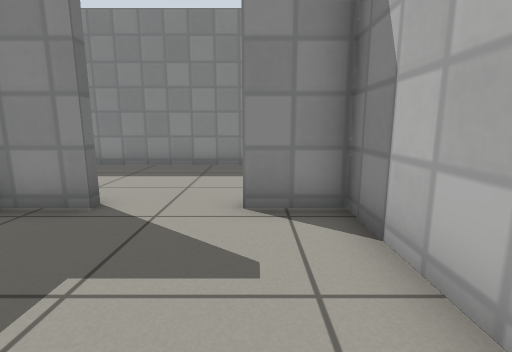
view 1 (above)

19 first-person views from a walk through a world built for the Gazebo simulator. The camera is 0.66 m above the floor, tilts 10° down and sees 85° across. The floor is counted in squares, 0.5 m on a side. Each view is taken from the middle of a square. On the plan, view 1 faces up. The plan holds only what a view shows up to about 13 squares ahead; the rest is blank. Simple patterns stand in for the simulator's built-in surfaces.

view 2
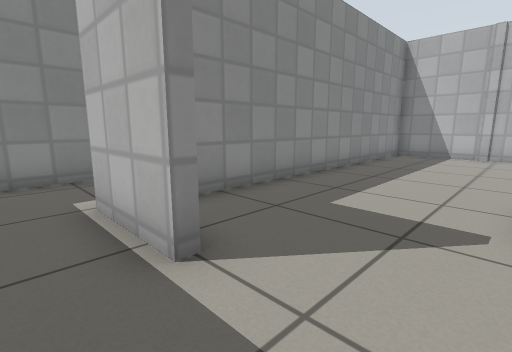

view 3
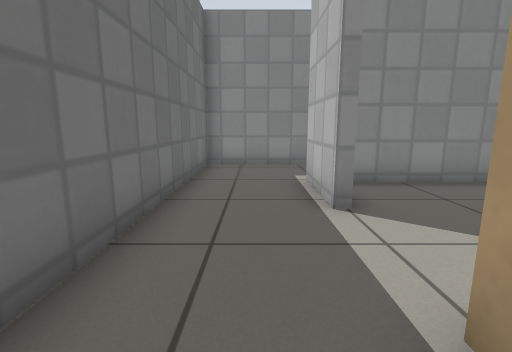

view 4
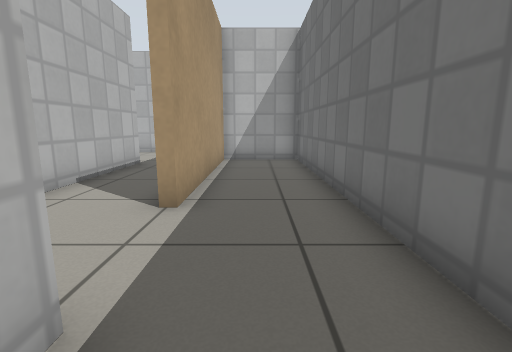

view 5
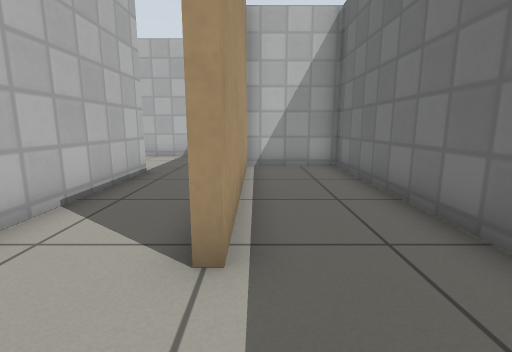

view 6
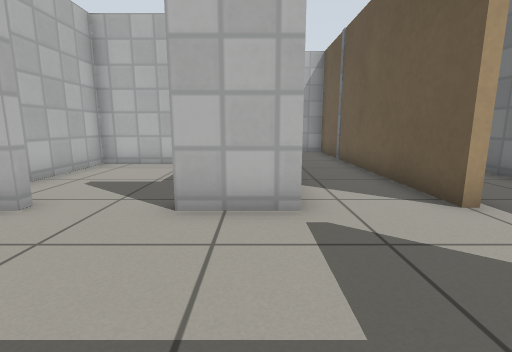

view 7
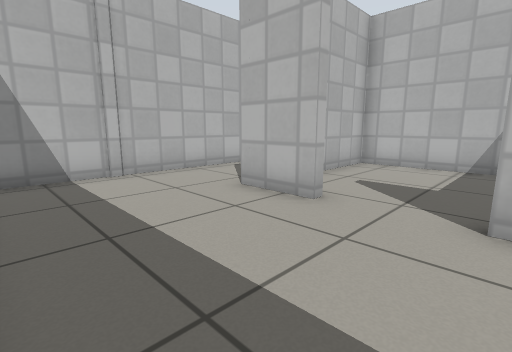

view 8
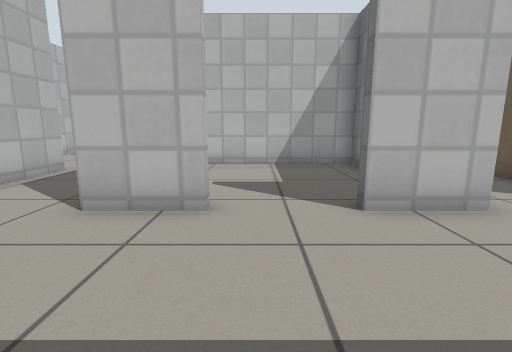

view 9
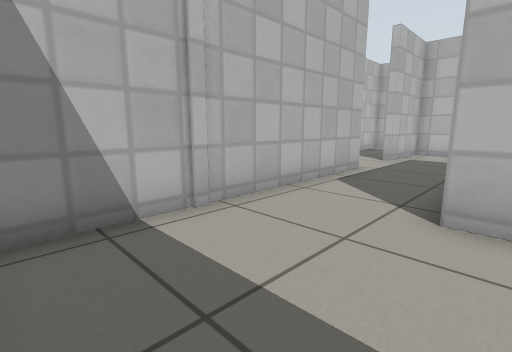

view 10
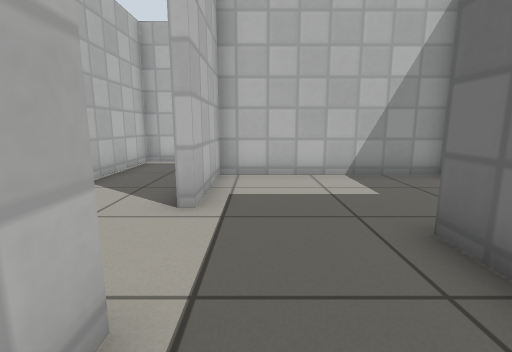

view 11
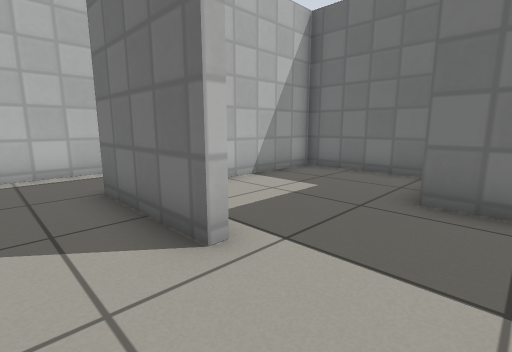

view 12
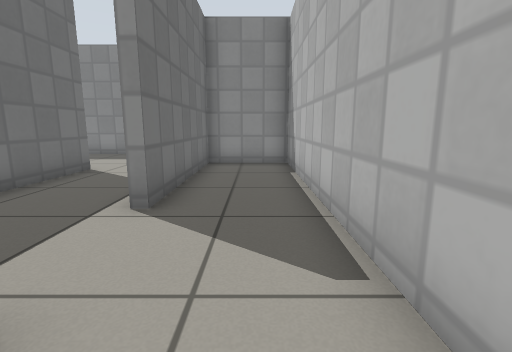

view 13
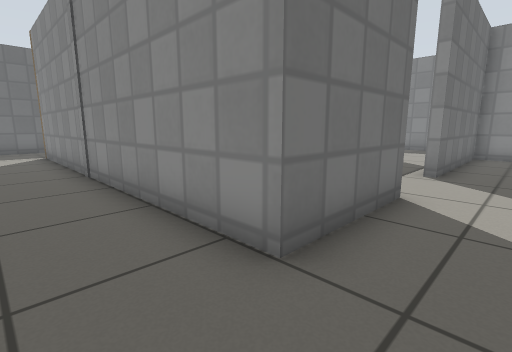

view 14
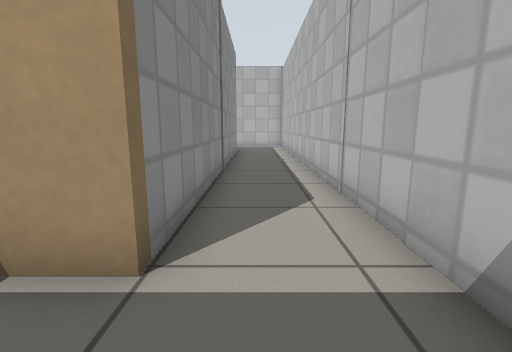

view 15
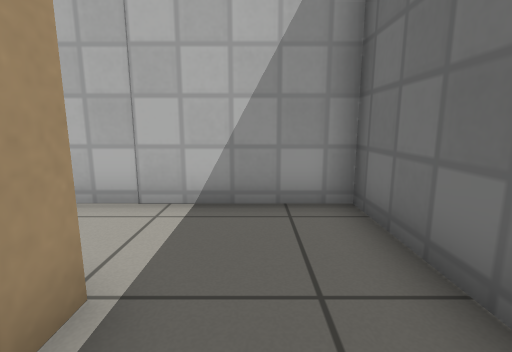

view 16
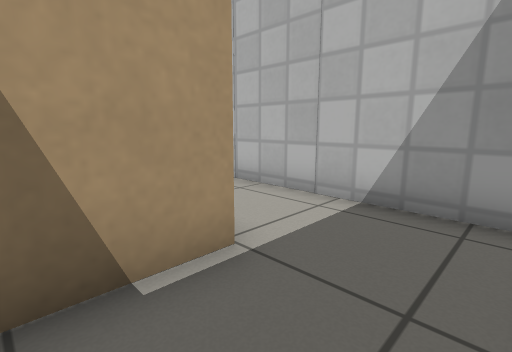

view 17
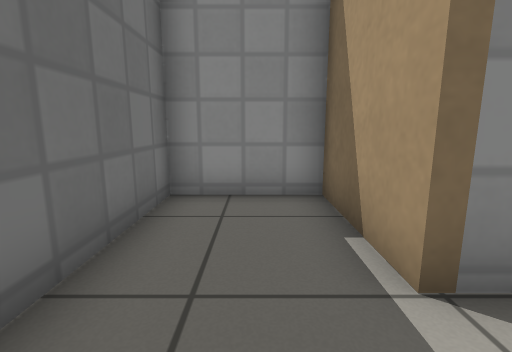

view 18
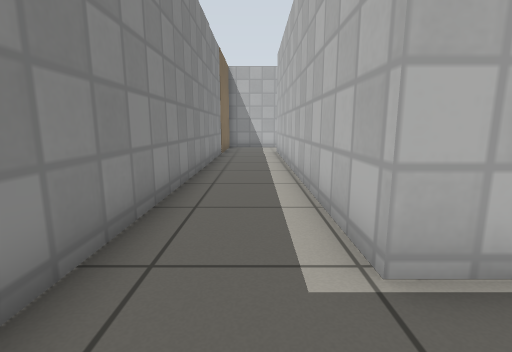

view 19
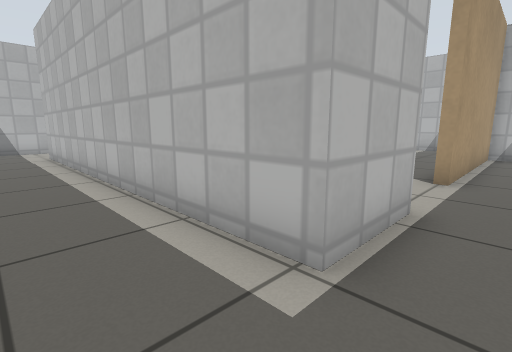

### Floor plan
Points are (right, up) in squares from view 1. A wall is a line through its corners. A room is listed if a view was taken in it or the views show most of it. See-through windows are left out.
Room 1 (view 1)
walls: (-2.6, 4.4) (-4.2, 4.4); (-4.4, -0.1) (-4.4, -1) (1.5, -1) (1.5, 4.4) (-0.2, 4.4)
ways out: opening at (-1.5, 4) to room 3
Room 2 (views 2, 3, 4, 5, 18, 19)
walls: (-7.7, 7.4) (-7.7, 9.9) (5.3, 9.9); (3.4, 12.7) (-10.7, 12.7) (-10.7, -2.4) (-7.7, -2.4) (-7.7, 4.6); (8.2, 10) (8.2, 11.3)
ways out: opening at (-7, 6) to room 3
Room 3 (views 6, 7, 8, 9)
walls: (-0.2, 4.7) (1.8, 4.7); (-4.7, 4.7) (-2.6, 4.7); (5, 5.6) (5, 9.6) (-6.7, 9.6)
ways out: opening at (-1.5, 4) to room 1; opening at (-7, 6) to room 2; opening at (3.5, 4.5) to room 4; opening at (-5.5, 4.5) to room 6
Room 4 (view 10)
walls: (1.8, -0.1) (1.8, -1.4); (5, 0.4) (5, 5.6); (-1.2, -2) (-1.2, -5.7) (5, -5.7) (5, -2.4); (1.8, 4.7) (1.8, 1.5)
ways out: opening at (3.5, 4.5) to room 3; opening at (5, -1) to room 5
Room 5 (views 11, 12, 13, 14, 15, 16, 17)
walls: (5, -2.4) (5.3, -2.4) (5.3, -6) (-7.7, -6) (-7.7, -2.7) (-10.7, -2.7) (-10.7, -8.7) (8.2, -8.7) (8.2, 6.3) (5.3, 6.3) (5.3, 0.4) (5, 0.4)
ways out: opening at (5, -1) to room 4
Room 6 (no view inside)
walls: (-4.7, -1.4) (-4.7, 3.6); (-5, -5.7) (-2.9, -5.7); (-7.4, 4.6) (-7.4, -4.5)
ways out: opening at (-5.5, 4.5) to room 3

Where each view was taken, in squares from view 1:
view 1: 0 up, 0 right, facing up
view 2: 5 up, 9 left, facing up-right
view 3: 3 up, 9 left, facing up
view 4: 9 up, 9 left, facing down
view 5: 7 up, 8 left, facing down
view 6: 9 up, 4 left, facing down
view 7: 9 up, 3 left, facing down-right
view 8: 9 up, 1 left, facing down
view 9: 9 up, 1 right, facing down-right
view 10: 2 up, 4 right, facing down
view 11: 0 up, 7 right, facing down-left
view 12: 4 down, 7 right, facing up
view 13: 8 down, 7 right, facing up-left
view 14: 7 down, 10 left, facing right
view 15: 4 down, 9 left, facing down
view 16: 4 down, 10 left, facing down-right
view 17: 8 down, 9 left, facing up
view 18: 11 up, 10 left, facing right
view 19: 12 up, 9 left, facing down-right
